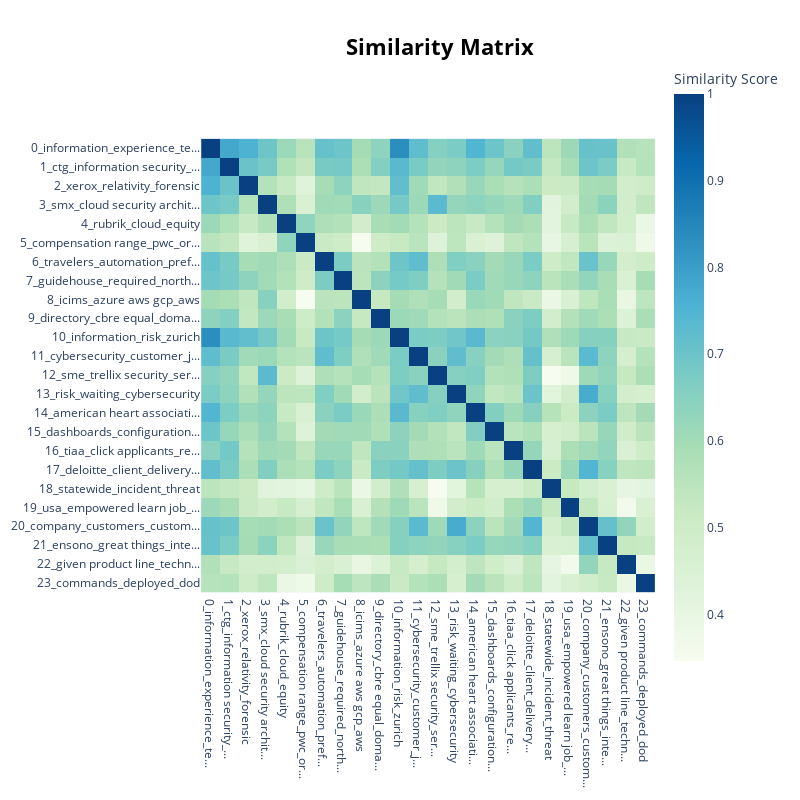

Notebook code cell kept with this figure:
### Code cell
topic_model.visualize_heatmap()

### Figure 1 — Plotly figure (JSON) as saved in the notebook; plotly's stock layout.template omitted (floating-point values rounded to 4 significant figures; data arrays with more than 128 entries replaced by an {"elided": "..."} marker saying what was removed)
{"data": [{"coloraxis": "coloraxis", "hovertemplate": "x: %{x}<br>y: %{y}<br>Similarity Score: %{z}<extra></extra>", "name": "0", "type": "heatmap", "x": ["0_information_experience_te...", "1_ctg_information security_...", "2_xerox_relativity_forensic", "3_smx_cloud security archit...", "4_rubrik_cloud_equity", "5_compensation range_pwc_or...", "6_travelers_automation_pref...", "7_guidehouse_required_north...", "8_icims_azure aws gcp_aws", "9_directory_cbre equal_doma...", "10_information_risk_zurich", "11_cybersecurity_customer_j...", "12_sme_trellix security_ser...", "13_risk_waiting_cybersecurity", "14_american heart associati...", "15_dashboards_configuration...", "16_tiaa_click applicants_re...", "17_deloitte_client_delivery...", "18_statewide_incident_threat", "19_usa_empowered learn job_...", "20_company_customers_custom...", "21_ensono_great things_inte...", "22_given product line_techn...", "23_commands_deployed_dod"], "xaxis": "x", "y": ["0_information_experience_te...", "1_ctg_information security_...", "2_xerox_relativity_forensic", "3_smx_cloud security archit...", "4_rubrik_cloud_equity", "5_compensation range_pwc_or...", "6_travelers_automation_pref...", "7_guidehouse_required_north...", "8_icims_azure aws gcp_aws", "9_directory_cbre equal_doma...", "10_information_risk_zurich", "11_cybersecurity_customer_j...", "12_sme_trellix security_ser...", "13_risk_waiting_cybersecurity", "14_american heart associati...", "15_dashboards_configuration...", "16_tiaa_click applicants_re...", "17_deloitte_client_delivery...", "18_statewide_incident_threat", "19_usa_empowered learn job_...", "20_company_customers_custom...", "21_ensono_great things_inte...", "22_given product line_techn...", "23_commands_deployed_dod"], "yaxis": "y", "z": {"elided": "24x24 float values"}}], "layout": {"coloraxis": {"colorbar": {"title": {"text": "Similarity Score"}}, "colorscale": [[0, "rgb(247,252,240)"], [0.125, "rgb(224,243,219)"], [0.25, "rgb(204,235,197)"], [0.375, "rgb(168,221,181)"], [0.5, "rgb(123,204,196)"], [0.625, "rgb(78,179,211)"], [0.75, "rgb(43,140,190)"], [0.875, "rgb(8,104,172)"], [1, "rgb(8,64,129)"]]}, "height": 800, "hoverlabel": {"bgcolor": "white", "font": {"family": "Rockwell", "size": 16}}, "legend": {"title": {"text": "Trend"}}, "margin": {"t": 60}, "showlegend": true, "title": {"font": {"color": "Black", "size": 22}, "text": "<b>Similarity Matrix</b>", "x": 0.55, "xanchor": "center", "y": 0.95, "yanchor": "top"}, "width": 800, "xaxis": {"anchor": "y", "constrain": "domain", "domain": [0, 1], "scaleanchor": "y"}, "yaxis": {"anchor": "x", "autorange": "reversed", "constrain": "domain", "domain": [0, 1]}}}
